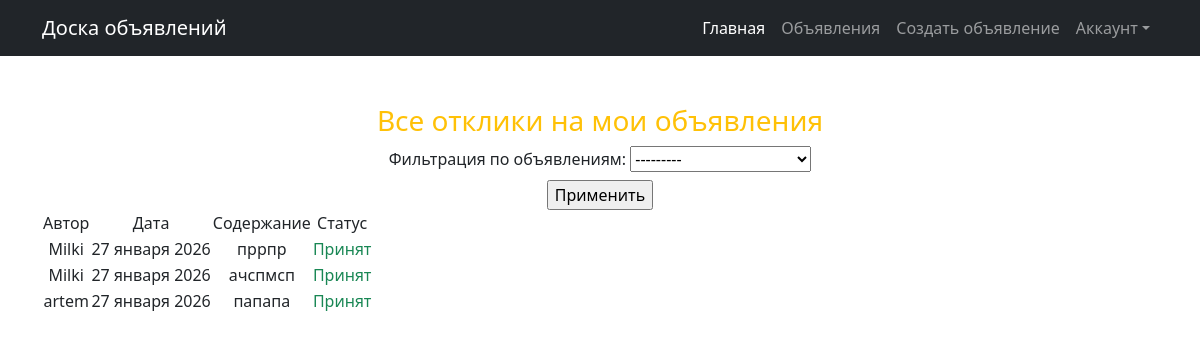
Page /comments/ (signed in) on the committed database.
### board/models.py (models this page shows)
class Comment(models.Model): #Создает модель Comment для комментариев/откликов к объявлениям
    user = models.ForeignKey(User, on_delete = models.CASCADE) #Внешний ключ к пользователю (автор комментария)
    post = models.ForeignKey(Post, on_delete = models.CASCADE) #Внешний ключ к объявлению (связь комментария с конкретным постом)
    created_at = models.DateTimeField(auto_now_add=True) #Время создания комментария
    content = models.TextField() #Содержимое комментария
    status = models.BooleanField(default=False)

class User(AbstractUser): #Создает кастомную модель пользователя, наследующую от AbstractUser
    code = models.CharField(max_length = 15, unique = True, null=True, blank=True) #Добавляет поле code (код пользователя) к стандартным полям пользователя

### board/views.py (the view)
# urls.py: path('comments/', CommentListView.as_view(), name='comment_list'),
class CommentListView(ListView):
    model = Comment
    context_object_name = 'comments'
    template_name = 'board/user_comments.html'
    def get_queryset(self):
        queryset = super().get_queryset().filter(post__user=self.request.user)
        self.filterset = CommentFilter(self.request.GET, queryset, user=self.request.user)
        return self.filterset.qs
    def get_context_data(self, **kwargs):
        context = super().get_context_data(**kwargs)
        context['filterset'] = self.filterset
        return context

### board/models.py (called while the page is built)
    def __str__(self):
        return self.title

### templates/board/user_comments.html (shortened to what this page needs)
{% extends 'base/default.html' %}
{% block content %}
    <h3 class="text-warning">Все отклики на мои объявления</h3>
    <form action="" method="get">
        {{ filterset.form }}
        <input class="mt-2" type="submit" value="Применить">
    </form>
    {% if comments %}
    <table>
        <tr>
            <td>Автор</td>
            <td>Дата</td>
            <td>Содержание</td>
            <td>Статус</td>
        </tr>
        {% for comment in comments %}
            <tr>
                <td>{{ comment.user.username }}</td>
                <td>{{ comment.created_at|date:'d E Y' }}</td>
                <td>{{ comment.content }}</td>
                <td>
                    {% if comment.status %}
                        <span class="text-success">Принят</span>
                    {% endif %}
                </td>
            </tr>
        {% endfor %}
    </table>
    {% else %}
        Нет откликов!
    {% endif %}
{% endblock content %}

### templates/base/default.html (shortened to what this page needs)
<!DOCTYPE html>
{% load static %}
<html lang="en">
<head>
    <link href="{% static 'css/styles.css' %}" rel="stylesheet"/>
</head>
<body>
<nav class="navbar navbar-expand-lg navbar-dark bg-dark">
    <div class="container">
        <a class="navbar-brand" href="#">Доска объявлений</a>
        <div class="collapse navbar-collapse" id="navbarSupportedContent">
            <ul class="navbar-nav ms-auto mb-2 mb-lg-0">
                <li class="nav-item"><a class="nav-link active" aria-current="page" href="/">Главная</a></li>
                <li class="nav-item"><a class="nav-link" href="{% url 'board_list' %}">Объявления</a></li>
            {% if user.is_authenticated %}
                <li class="nav-item"><a class="nav-link" href="{% url 'board_create' %}">Создать объявление</a></li>
            {% endif %}
                <li class="nav-item dropdown">
                    <a class="nav-link dropdown-toggle" id="navbarDropdown" href="#" role="button"
                       data-bs-toggle="dropdown" aria-expanded="false">Аккаунт</a>
                </li>
            </ul>
        </div>
    </div>
</nav>
<div class="container">
    <div class="text-center mt-5">
        {% block content %}
        {% endblock content %}
    </div>
</div>
</body>
</html>

### rows in the picture
Comment: user.username "Milki", created_at "27 января 2026", content "пррпр", status "Принят"
Comment: user.username "Milki", created_at "27 января 2026", content "ачспмсп", status "Принят"
Comment: user.username "artem", created_at "27 января 2026", content "папапа", status "Принят"
